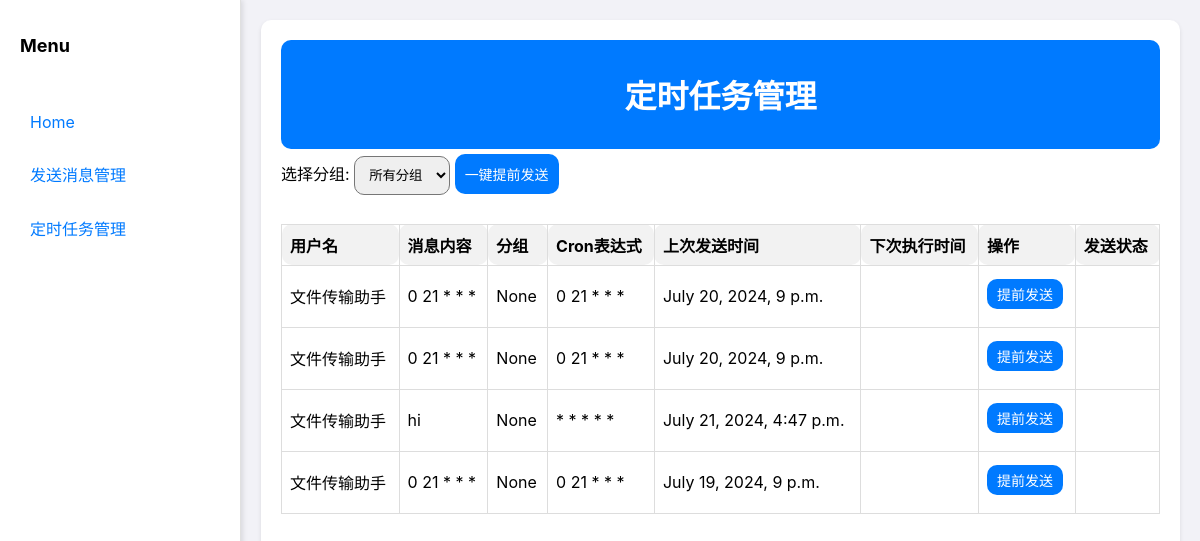
The page /schedule_management/ on the database as committed earlier.
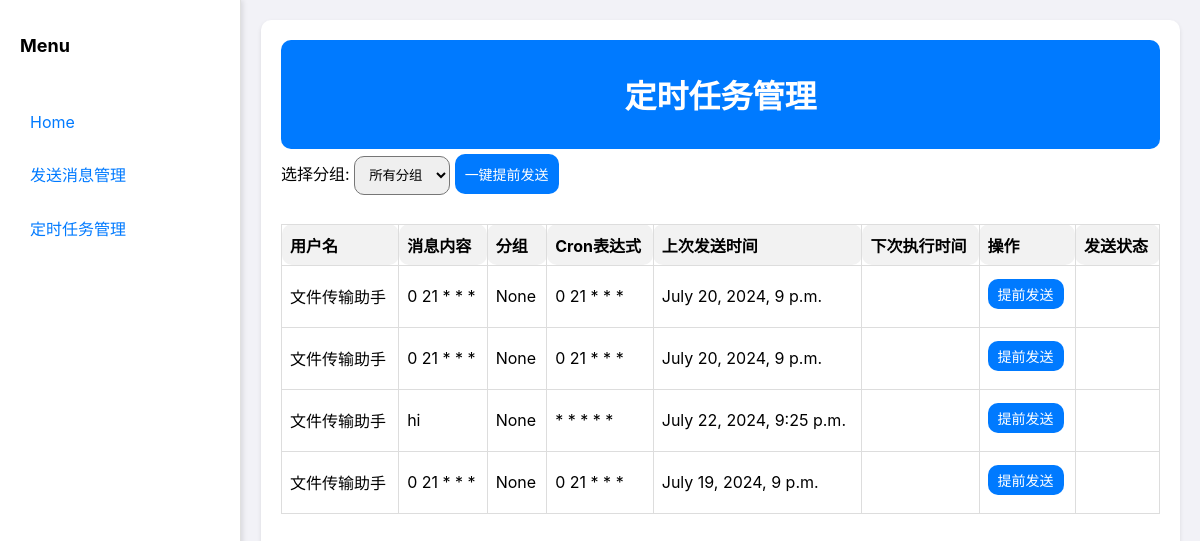
The same page on the database as committed later.
### client_app/models.py (models this page shows, shortened)
class ScheduledMessage(models.Model):
    is_active = models.BooleanField(default=True)
    user = models.ForeignKey(WechatUser, on_delete=models.CASCADE)
    text = models.TextField()
    cron_expression = models.CharField(max_length=255)
    execution_count = models.IntegerField(default=0)
    execution_skip = models.IntegerField(default=0)
    last_executed = models.DateTimeField(null=True, blank=True)
    @property
    def group(self):
        return self.user.group

class WechatUser(models.Model):
    username = models.CharField(max_length=255, unique=True)
    wechatid = models.CharField(max_length=255, unique=True, blank=True, null=True)
    date_added = models.DateTimeField(blank=True, null=True)
    group = models.CharField(max_length=255, blank=True, null=True)  # 新增分组字段

### client_app/views.py (the view)
# urls.py: path('schedule_management/', schedule_management, name='schedule_management'),
def schedule_management(request):
    tasks = ScheduledMessage.objects.all()
    now = timezone.localtime(timezone.now())
    for task in tasks:
        if task.is_active:
            base = now
            iter = croniter(task.cron_expression, base)
            next_time = iter.get_next(datetime)
            skip_count = task.execution_skip
            while skip_count > 0:
                next_time = iter.get_next(datetime)
                skip_count -= 1
            task.next_run = next_time
        else:
            task.next_run = "不运行"
    groups = WechatUser.objects.values_list('group', flat=True).distinct()  # 获取所有分组
    return render(request, 'schedule_management.html', {'tasks': tasks, 'groups': groups})

### client_app/templates/schedule_management.html (shortened to what this page needs)
<!DOCTYPE html>
<html lang="en">
<head>
</head>
<body>
<div class="sidebar">
    <h2>Menu</h2>
    <ul>
        <li><a href="{% url 'home' %}">Home</a></li>
        <li><a href="{% url 'send_message_management' %}">发送消息管理</a></li>
        <li><a href="{% url 'schedule_management' %}">定时任务管理</a></li>
    </ul>
</div>
<div class="content">
    <div class="topbar">
        <h1>定时任务管理</h1>
    </div>
    <div>
        <label for="groupFilter">选择分组:</label>
        <select id="groupFilter" onchange="filterTasks()">
            <option value="all">所有分组</option>
        </select>
        <button type="button" onclick="skipGroupExecution()">一键提前发送</button>
    </div>
    <table>
        <thead>
        <tr>
            <th>用户名</th>
            <th>消息内容</th>
            <th>分组</th>
            <th>Cron表达式</th>
            <th>上次发送时间</th>
            <th>下次执行时间</th>
            <th>操作</th>
            <th>发送状态</th>
        </tr>
        </thead>
        <tbody id="taskContainer">
        {% for task in tasks %}
            <tr data-group="{{ task.group }}">
                <td>{{ task.user.username }}</td>
                <td>{{ task.text }}</td>
                <td>{{ task.group }}</td>
                <td>{{ task.cron_expression }}</td>
                <td>{{ task.last_executed }}</td>
                <td>{{ task.next_run }}</td>
                <td>
                    <form method="post" onsubmit="return skipExecution(this);">
                        <button type="submit">提前发送</button>
                    </form>
                </td>
                <td>
                </td>
            </tr>
        {% endfor %}
        </tbody>
    </table>
</div>
</body>
</html>

Rows that differ between the two databases and show on the page:
changed ScheduledMessage "hi": last_executed "July 21, 2024, 4:47 p.m." → "July 22, 2024, 9:25 p.m."
